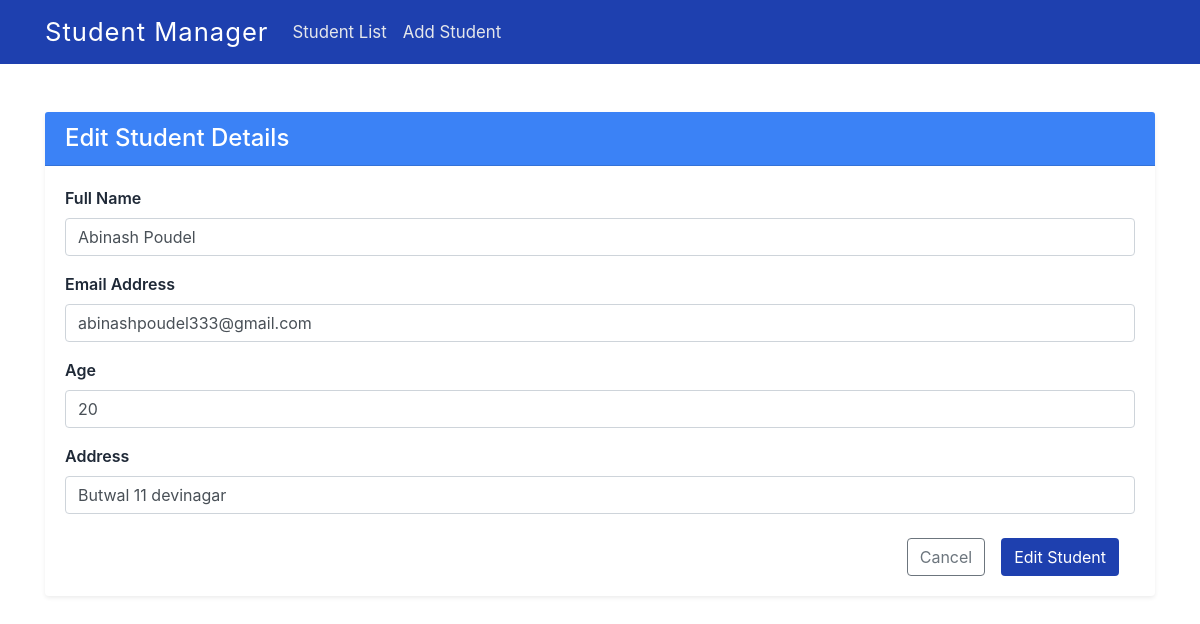
The page /edit/3/ on the database its author committed.
### home/models.py (models this page shows, shortened)
class Student(models.Model):
    name = models.CharField(max_length=40)
    email = models.EmailField(max_length=50)
    age = models.IntegerField()
    address = models.CharField(max_length=100)

### home/views.py (the view)
# urls.py: path('edit/<int:student_id>/', views.student_Edit, name='student_Edit'),
def student_Edit(request,student_id):
        student =get_object_or_404(Student,pk=student_id)
        if request.method == 'POST':
            student.name= request.POST.get('name')
            student.email = request.POST.get('email')
            student.age = request.POST.get('age')
            student.address = request.POST.get('address')
            student.save()
            return redirect('student_List')
        else:
            return render(request,'student_add.html',{'student':student})

### templates/student_add.html (shortened to what this page needs)
{% extends "base.html" %} {% load static %} {% block body %}
<div class="container mt-5">
  <div class="card shadow-sm border-0">
    {% if student %}
     <div class="card-header" style="background-color: #3b82f6; color: white">
      <h4 class="mb-0 fw-semibold"> Edit Student Details</h4>
    </div>
    {% else %}
    <div class="card-header" style="background-color: #3b82f6; color: white">
      <h4 class="mb-0 fw-semibold">Add Student Details</h4>
    </div>
    {% endif %}
    <div class="card-body">
      <form method="POST">
        {% if student %}
        <div class="mb-3">
          <label class="form-label" style="color: #1f2937; font-weight: 600">
            Full Name
          </label>
          <input
            type="text"
            class="form-control"
            placeholder="Enter student name"
            name="name"
            value="{{student.name}}"
          />
        </div>
        <div class="mb-3">
          <label class="form-label" style="color: #1f2937; font-weight: 600">
            Email Address
          </label>
          <input
            type="email"
            class="form-control"
            placeholder="Enter email"
            name="email"
            value="{{student.email}}"
          />
        </div>
        <div class="mb-3">
          <label class="form-label" style="color: #1f2937; font-weight: 600">
            Age
          </label>
          <input
            type="number"
            class="form-control"
            placeholder="Enter age"
            name="age"
            value="{{student.age}}"
          />
        </div>
        <div class="mb-4">
          <label class="form-label" style="color: #1f2937; font-weight: 600">
            Address
          </label>
          <input
            class="form-control"
            rows="3"
            placeholder="Enter address"
            name="address"
            value="{{student.address}}"
          />
        </div>
        <div class="d-flex justify-content-end gap-2">
          <a href="{% url 'student_List' %}" class="btn btn-outline-secondary"> Cancel </a>
          <button
            type="submit"
            class="btn mx-3"
            style="background-color: #1e40af; color: white"
          >
            Edit Student
          </button>
        </div>
        {% endif %}
      </form>
    </div>
  </div>
</div>
{% endblock body %}

### rows shown on the page
Student: name "Abinash Poudel", email "abinashpoudel333@gmail.com", age "20", address "Butwal 11 devinagar"
